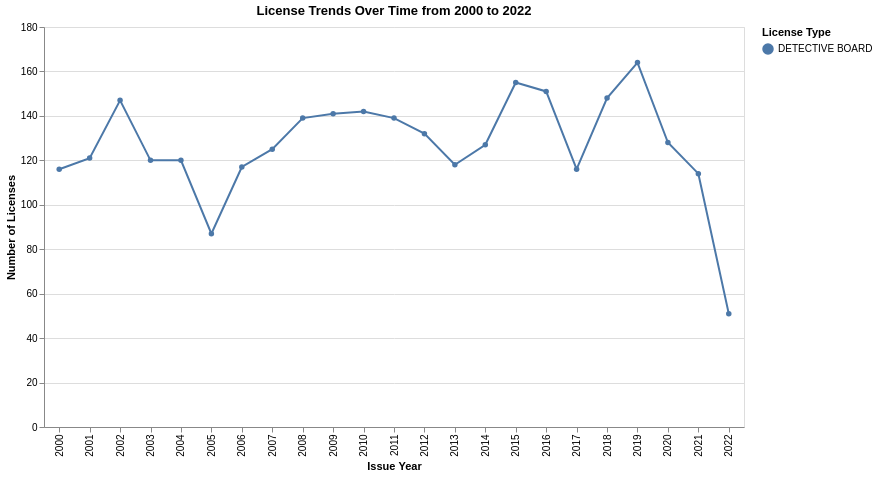

The code cell stored with this chart in its notebook:
### Markdown cell above
## Plot 2:

### Code cell
top6 = df["License Type"].value_counts().head(6).index.tolist()
year_counts = (
    df[df["License Type"].isin(top6)]
    .groupby(["issue_year", "License Type"])
    .size()
    .reset_index(name="count"))
recent_counts = year_counts[
    (year_counts["issue_year"] >= 2000) & 
    (year_counts["issue_year"] <= 2022)
].copy() # I originally skip this filter years, then I realized that it has too much years to show on the chart, so I did filter to recent years.
license_dropdown = alt.binding_select(
    options=top6,
    name="Choose License Type: "
)
license_select = alt.selection_point(
    fields=["License Type"],
    bind=license_dropdown,
    value=top6[0]
)
chart2 = alt.Chart(recent_counts).mark_line(point=True).encode(
    x=alt.X("issue_year:O", title="Issue Year"),
    y=alt.Y("count:Q", title="Number of Licenses"),
    color="License Type:N",
    tooltip=["License Type", "issue_year", "count"]
).transform_filter(
    license_select
).add_params(
    license_select
).properties(
    width=700,
    height=400,
    title="License Trends Over Time from 2000 to 2022"
)
chart2

### Figure 1 — Vega-Lite specification as saved in the notebook (floating-point values rounded to 4 significant figures)
{"config": {"view": {"continuousWidth": 300, "continuousHeight": 300}}, "data": {"name": "data-a1fe3201eaa63da0b5beb42793113549"}, "mark": {"type": "line", "point": true}, "encoding": {"color": {"field": "License Type", "type": "nominal"}, "tooltip": [{"field": "License Type", "type": "nominal"}, {"field": "issue_year", "type": "quantitative"}, {"field": "count", "type": "quantitative"}], "x": {"field": "issue_year", "title": "Issue Year", "type": "ordinal"}, "y": {"field": "count", "title": "Number of Licenses", "type": "quantitative"}}, "height": 400, "params": [{"name": "param_2", "select": {"type": "point", "fields": ["License Type"]}, "bind": {"input": "select", "options": ["DETECTIVE BOARD", "COSMO", "DENTAL", "FUNERAL AND EMBALMER", "DIETETIC AND NUTRITION", "DESIGN FIRM"], "name": "Choose License Type: "}, "value": "DETECTIVE BOARD"}], "title": "License Trends Over Time from 2000 to 2022", "transform": [{"filter": {"param": "param_2"}}], "width": 700, "$schema": "https://vega.github.io/schema/vega-lite/v5.20.1.json", "datasets": {"data-a1fe3201eaa63da0b5beb42793113549": [{"issue_year": 2000, "License Type": "COSMO", "count": 48}, {"issue_year": 2000, "License Type": "DENTAL", "count": 11}, {"issue_year": 2000, "License Type": "DESIGN FIRM", "count": 5}, {"issue_year": 2000, "License Type": "DETECTIVE BOARD", "count": 116}, {"issue_year": 2000, "License Type": "DIETETIC AND NUTRITION", "count": 1}, {"issue_year": 2000, "License Type": "FUNERAL AND EMBALMER", "count": 1}, {"issue_year": 2001, "License Type": "COSMO", "count": 54}, {"issue_year": 2001, "License Type": "DENTAL", "count": 10}, {"issue_year": 2001, "License Type": "DESIGN FIRM", "count": 4}, {"issue_year": 2001, "License Type": "DETECTIVE BOARD", "count": 121}, {"issue_year": 2001, "License Type": "DIETETIC AND NUTRITION", "count": 2}, {"issue_year": 2002, "License Type": "COSMO", "count": 60}, {"issue_year": 2002, "License Type": "DENTAL", "count": 11}, {"issue_year": 2002, "License Type": "DESIGN FIRM", "count": 3}, {"issue_year": 2002, "License Type": "DETECTIVE BOARD", "count": 147}, {"issue_year": 2002, "License Type": "DIETETIC AND NUTRITION", "count": 1}, {"issue_year": 2003, "License Type": "COSMO", "count": 56}, {"issue_year": 2003, "License Type": "DENTAL", "count": 6}, {"issue_year": 2003, "License Type": "DESIGN FIRM", "count": 5}, {"issue_year": 2003, "License Type": "DETECTIVE BOARD", "count": 120}, {"issue_year": 2003, "License Type": "DIETETIC AND NUTRITION", "count": 2}, {"issue_year": 2004, "License Type": "COSMO", "count": 65}, {"issue_year": 2004, "License Type": "DENTAL", "count": 7}, {"issue_year": 2004, "License Type": "DESIGN FIRM", "count": 1}, {"issue_year": 2004, "License Type": "DETECTIVE BOARD", "count": 120}, {"issue_year": 2004, "License Type": "DIETETIC AND NUTRITION", "count": 3}, {"issue_year": 2005, "License Type": "COSMO", "count": 75}, {"issue_year": 2005, "License Type": "DENTAL", "count": 12}, {"issue_year": 2005, "License Type": "DESIGN FIRM", "count": 2}, {"issue_year": 2005, "License Type": "DETECTIVE BOARD", "count": 87}, {"issue_year": 2005, "License Type": "DIETETIC AND NUTRITION", "count": 1}, {"issue_year": 2005, "License Type": "FUNERAL AND EMBALMER", "count": 1}, {"issue_year": 2006, "License Type": "COSMO", "count": 73}, {"issue_year": 2006, "License Type": "DENTAL", "count": 13}, {"issue_year": 2006, "License Type": "DESIGN FIRM", "count": 1}, {"issue_year": 2006, "License Type": "DETECTIVE BOARD", "count": 117}, {"issue_year": 2006, "License Type": "DIETETIC AND NUTRITION", "count": 3}, {"issue_year": 2007, "License Type": "COSMO", "count": 53}, {"issue_year": 2007, "License Type": "DENTAL", "count": 12}, {"issue_year": 2007, "License Type": "DESIGN FIRM", "count": 5}, {"issue_year": 2007, "License Type": "DETECTIVE BOARD", "count": 125}, {"issue_year": 2007, "License Type": "DIETETIC AND NUTRITION", "count": 1}, {"issue_year": 2007, "License Type": "FUNERAL AND EMBALMER", "count": 1}, {"issue_year": 2008, "License Type": "COSMO", "count": 53}, {"issue_year": 2008, "License Type": "DENTAL", "count": 11}, {"issue_year": 2008, "License Type": "DESIGN FIRM", "count": 4}, {"issue_year": 2008, "License Type": "DETECTIVE BOARD", "count": 139}, {"issue_year": 2008, "License Type": "DIETETIC AND NUTRITION", "count": 4}, {"issue_year": 2008, "License Type": "FUNERAL AND EMBALMER", "count": 2}, {"issue_year": 2009, "License Type": "COSMO", "count": 56}, {"issue_year": 2009, "License Type": "DENTAL", "count": 10}, {"issue_year": 2009, "License Type": "DETECTIVE BOARD", "count": 141}, {"issue_year": 2009, "License Type": "DIETETIC AND NUTRITION", "count": 2}, {"issue_year": 2010, "License Type": "COSMO", "count": 89}, {"issue_year": 2010, "License Type": "DENTAL", "count": 16}, {"issue_year": 2010, "License Type": "DESIGN FIRM", "count": 1}, {"issue_year": 2010, "License Type": "DETECTIVE BOARD", "count": 142}, {"issue_year": 2010, "License Type": "DIETETIC AND NUTRITION", "count": 1}, {"issue_year": 2011, "License Type": "COSMO", "count": 65}, {"issue_year": 2011, "License Type": "DENTAL", "count": 9}, {"issue_year": 2011, "License Type": "DESIGN FIRM", "count": 3}, {"issue_year": 2011, "License Type": "DETECTIVE BOARD", "count": 139}, {"issue_year": 2011, "License Type": "DIETETIC AND NUTRITION", "count": 3}, {"issue_year": 2012, "License Type": "COSMO", "count": 66}, {"issue_year": 2012, "License Type": "DENTAL", "count": 17}, {"issue_year": 2012, "License Type": "DESIGN FIRM", "count": 1}, {"issue_year": 2012, "License Type": "DETECTIVE BOARD", "count": 132}, {"issue_year": 2012, "License Type": "DIETETIC AND NUTRITION", "count": 1}, {"issue_year": 2013, "License Type": "COSMO", "count": 90}, {"issue_year": 2013, "License Type": "DENTAL", "count": 14}, {"issue_year": 2013, "License Type": "DESIGN FIRM", "count": 3}, {"issue_year": 2013, "License Type": "DETECTIVE BOARD", "count": 118}, {"issue_year": 2013, "License Type": "DIETETIC AND NUTRITION", "count": 2}, {"issue_year": 2013, "License Type": "FUNERAL AND EMBALMER", "count": 1}, {"issue_year": 2014, "License Type": "COSMO", "count": 69}, {"issue_year": 2014, "License Type": "DENTAL", "count": 14}, {"issue_year": 2014, "License Type": "DESIGN FIRM", "count": 2}, {"issue_year": 2014, "License Type": "DETECTIVE BOARD", "count": 127}, {"issue_year": 2014, "License Type": "DIETETIC AND NUTRITION", "count": 3}, {"issue_year": 2015, "License Type": "COSMO", "count": 61}, {"issue_year": 2015, "License Type": "DENTAL", "count": 20}, {"issue_year": 2015, "License Type": "DESIGN FIRM", "count": 3}, {"issue_year": 2015, "License Type": "DETECTIVE BOARD", "count": 155}, {"issue_year": 2015, "License Type": "DIETETIC AND NUTRITION", "count": 4}, {"issue_year": 2016, "License Type": "COSMO", "count": 54}, {"issue_year": 2016, "License Type": "DENTAL", "count": 16}, {"issue_year": 2016, "License Type": "DESIGN FIRM", "count": 3}, {"issue_year": 2016, "License Type": "DETECTIVE BOARD", "count": 151}, {"issue_year": 2016, "License Type": "DIETETIC AND NUTRITION", "count": 1}, {"issue_year": 2017, "License Type": "COSMO", "count": 47}, {"issue_year": 2017, "License Type": "DENTAL", "count": 19}, {"issue_year": 2017, "License Type": "DESIGN FIRM", "count": 1}, {"issue_year": 2017, "License Type": "DETECTIVE BOARD", "count": 116}, {"issue_year": 2017, "License Type": "DIETETIC AND NUTRITION", "count": 4}, {"issue_year": 2017, "License Type": "FUNERAL AND EMBALMER", "count": 1}, {"issue_year": 2018, "License Type": "COSMO", "count": 49}, {"issue_year": 2018, "License Type": "DENTAL", "count": 9}, {"issue_year": 2018, "License Type": "DESIGN FIRM", "count": 2}, {"issue_year": 2018, "License Type": "DETECTIVE BOARD", "count": 148}, {"issue_year": 2018, "License Type": "DIETETIC AND NUTRITION", "count": 2}, {"issue_year": 2019, "License Type": "COSMO", "count": 53}, {"issue_year": 2019, "License Type": "DENTAL", "count": 14}, {"issue_year": 2019, "License Type": "DETECTIVE BOARD", "count": 164}, {"issue_year": 2019, "License Type": "FUNERAL AND EMBALMER", "count": 2}, {"issue_year": 2020, "License Type": "COSMO", "count": 43}, {"issue_year": 2020, "License Type": "DENTAL", "count": 16}, {"issue_year": 2020, "License Type": "DESIGN FIRM", "count": 1}, {"issue_year": 2020, "License Type": "DETECTIVE BOARD", "count": 128}, {"issue_year": 2020, "License Type": "FUNERAL AND EMBALMER", "count": 1}, {"issue_year": 2021, "License Type": "COSMO", "count": 44}, {"issue_year": 2021, "License Type": "DENTAL", "count": 17}, {"issue_year": 2021, "License Type": "DESIGN FIRM", "count": 3}, {"issue_year": 2021, "License Type": "DETECTIVE BOARD", "count": 114}, {"issue_year": 2021, "License Type": "DIETETIC AND NUTRITION", "count": 3}, {"issue_year": 2021, "License Type": "FUNERAL AND EMBALMER", "count": 3}, {"issue_year": 2022, "License Type": "COSMO", "count": 25}, {"issue_year": 2022, "License Type": "DENTAL", "count": 12}, {"issue_year": 2022, "License Type": "DETECTIVE BOARD", "count": 51}, {"issue_year": 2022, "License Type": "DIETETIC AND NUTRITION", "count": 1}]}}
